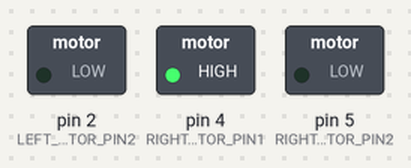
A sketch run on a simulated Arduino Uno, built with avr-gcc and run on an emulated ATmega328P. On the bench: switched loads named in the sketch (green lamp = pin HIGH). Pins used as bus, display or sensor lines are not drawn.

Above: at 0.05 s.
At 9.95 s:
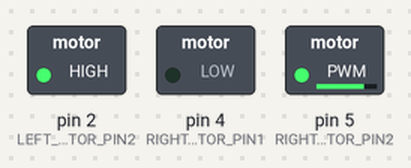
Timing chart, 0 to 13.0 s (numbered marks = the images above):
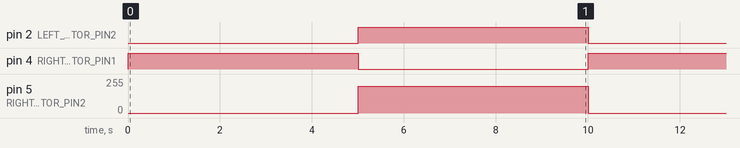

The sketch:

sketch_oct25a.ino
```cpp
#define RIGHT_MOTOR_PIN2  5   //D1 A-1A
#define RIGHT_MOTOR_PIN1  4   //D2 A-1B

#define LEFT_MOTOR_PIN2   2   //D4 B-2B
#define LEFT_MOTOR_PIN1   0   //D3 B-1A

//#define RIGHT_MOTOR_SPEED 255                // speed for right motor (0-1023)
//#define LEFT_MOTOR_SPEED  255

void setup() {
  Serial.begin(115200);

  pinMode(RIGHT_MOTOR_PIN1, OUTPUT);
  pinMode(RIGHT_MOTOR_PIN2, OUTPUT);
  pinMode(LEFT_MOTOR_PIN1, OUTPUT);
  pinMode(LEFT_MOTOR_PIN2, OUTPUT);
}

void loop()
{
   /*
   digitalWrite(RIGHT_MOTOR_PIN1, LOW);
   digitalWrite(RIGHT_MOTOR_PIN2, HIGH);
   digitalWrite(LEFT_MOTOR_PIN1, LOW);
   digitalWrite(LEFT_MOTOR_PIN2 ,HIGH );
   delay(5000);

   digitalWrite(RIGHT_MOTOR_PIN1, LOW);
   digitalWrite(RIGHT_MOTOR_PIN2, LOW);
   digitalWrite(LEFT_MOTOR_PIN1, LOW);
   digitalWrite(LEFT_MOTOR_PIN2 ,LOW);
   delay(5000);
*/

   analogWrite(RIGHT_MOTOR_PIN1,255);
   analogWrite(RIGHT_MOTOR_PIN2,LOW);
   analogWrite(LEFT_MOTOR_PIN1,255);
   analogWrite(LEFT_MOTOR_PIN2,LOW);
   delay(5000);


   analogWrite(RIGHT_MOTOR_PIN1,LOW);
   analogWrite(RIGHT_MOTOR_PIN2,200);
   analogWrite(LEFT_MOTOR_PIN1,LOW);
   analogWrite(LEFT_MOTOR_PIN2,200);
   delay(5000);

}
```

Measured:
- by itself, pin 2 (LEFT_MOTOR_PIN2), pin 4 (RIGHT_MOTOR_PIN1): alternates HIGH for 5.0 s and LOW for 5.0 s
- by itself, pin 5 (RIGHT_MOTOR_PIN2): alternates 200/255 for 5.0 s and 0/255 for 5.0 s
